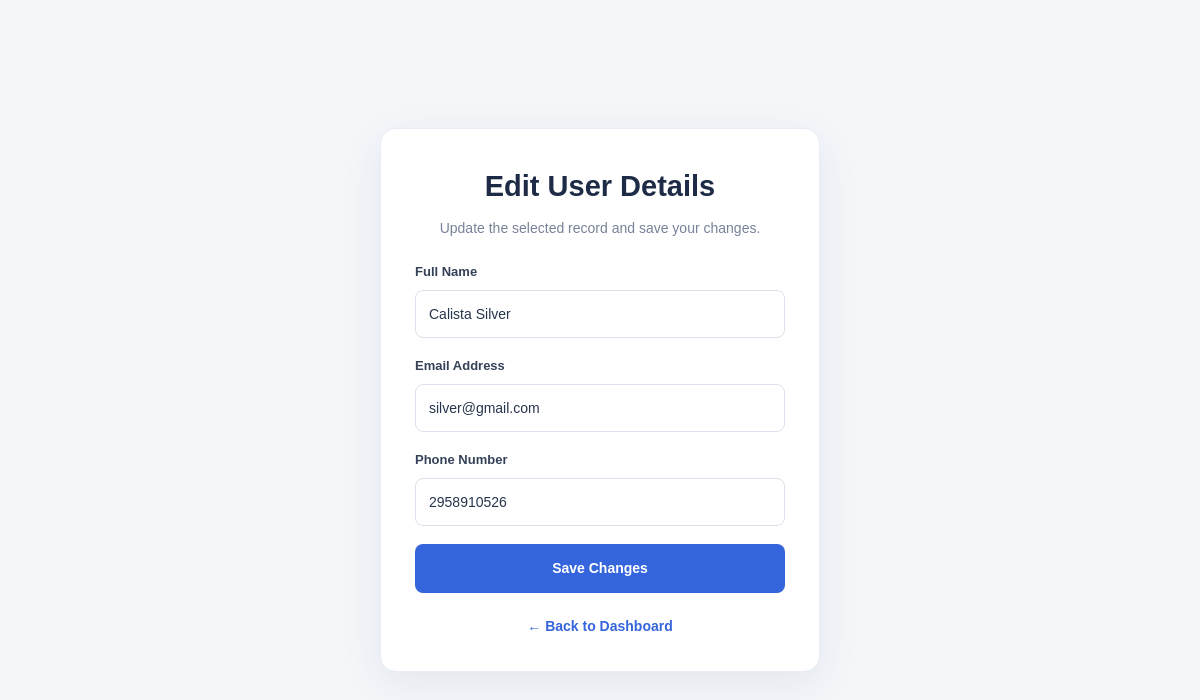
The app's page /users/13/edit (signed in) with its own data.
### tables this page shows
CREATE TABLE users (
            id INTEGER PRIMARY KEY AUTOINCREMENT,
            name TEXT NOT NULL,
            email TEXT NOT NULL,
            phone TEXT NOT NULL
        );

### app.py (the view, shortened to what this page needs)
@app.route("/users/<int:user_id>/edit", methods=["GET", "POST"])
@login_required
def edit_user(user_id):
    connection = get_db_connection()
    try:
        user = connection.execute(
            """
            SELECT id, name, email, phone
            FROM users
            WHERE id = ?
            """,
            (user_id,),
        ).fetchone()
    finally:
        connection.close()
    if user is None:
        flash("User record not found.", "error")
        return redirect(url_for("dashboard"))
    return render_template(
        "edit_user.html",
        username=session["user"],
        user=user,
    )

### app.py (called while the page is built)
def get_db_connection():
    connection = sqlite3.connect(DATABASE)
    connection.row_factory = sqlite3.Row
    return connection

def login_required(view_function):
    @wraps(view_function)
    def wrapped_view(*args, **kwargs):
        if not session.get("user"):
            flash(
                "Please log in to access this page.",
                "error",
            )
            return redirect(url_for("login"))
        return view_function(*args, **kwargs)
    return wrapped_view

### templates/edit_user.html (shortened to what this page needs)
<!DOCTYPE html>
<html lang="en">
<head>
    <link rel="stylesheet"
          href="{{ url_for('static', filename='style.css') }}">
</head>
<body>
    <main class="auth-container">
        <section class="auth-card">
            <h1>Edit User Details</h1>
            <p class="subtitle">
                Update the selected record and save your changes.
            </p>
            <form
                action="{{ url_for('edit_user', user_id=user['id']) }}"
                method="POST"
            >
                <div class="form-group">
                    <label for="name">Full Name</label>
                    <input
                        type="text"
                        id="name"
                        name="name"
                        maxlength="100"
                        value="{{ user['name'] }}"
                        required
                    >
                </div>
                <div class="form-group">
                    <label for="email">Email Address</label>
                    <input
                        type="email"
                        id="email"
                        name="email"
                        maxlength="254"
                        value="{{ user['email'] }}"
                        required
                    >
                </div>
                <div class="form-group">
                    <label for="phone">Phone Number</label>
                    <input
                        type="tel"
                        id="phone"
                        name="phone"
                        maxlength="30"
                        value="{{ user['phone'] }}"
                        required
                    >
                </div>
                <button type="submit" class="primary-button">
                    Save Changes
                </button>
            </form>
            <p class="auth-link">
                <a href="{{ url_for('dashboard') }}">
                    ← Back to Dashboard
                </a>
            </p>
        </section>
    </main>
</body>
</html>

### static/style.css (style rules this page uses)
* { box-sizing: border-box; margin: 0; padding: 0; }
html { scroll-behavior: smooth; }
body { font-family: Arial, Helvetica, sans-serif; background: #f4f6fa; color: #253047; line-height: 1.6; }
a { text-decoration: none; }
button, input { font: inherit; }
.auth-container { min-height: 100vh; display: flex; justify-content: center; align-items: center; padding: 25px; background: #f4f6fa; }
.auth-card { width: 100%; max-width: 440px; padding: 34px; background: #ffffff; border: 1px solid #e9edf5; border-radius: 16px; box-shadow: 0 12px 40px rgba(29, 45, 78, 0.08); }
.auth-card h1 { margin-bottom: 8px; text-align: center; color: #1d2b46; font-size: 29px; }
.subtitle { margin-bottom: 22px; color: #778198; font-size: 14px; }
.auth-card .subtitle { text-align: center; }
.auth-link { margin-top: 22px; text-align: center; color: #69758b; font-size: 14px; }
.auth-link a { color: #3565dc; font-weight: 700; }
.form-group { margin-bottom: 18px; }
.form-group label { display: block; margin-bottom: 7px; color: #344158; font-size: 13px; font-weight: 700; }
.form-group input { display: block; width: 100%; min-width: 0; padding: 12px 13px; border: 1px solid #dce2ed; border-radius: 8px; background: #ffffff; color: #26344c; font-size: 14px; transition: border-color 0.2s, box-shadow 0.2s; }
.form-group input::placeholder { color: #a0a8b7; }
button, .primary-button { border: none; cursor: pointer; }
.primary-button { display: block; width: 100%; padding: 13px 16px; border-radius: 8px; background: #3565dc; color: #ffffff; font-size: 14px; font-weight: 700; text-align: center; transition: background 0.2s, transform 0.2s; }

### records on screen
users: name "Calista Silver", email "silver@gmail.com", phone "2958910526"
